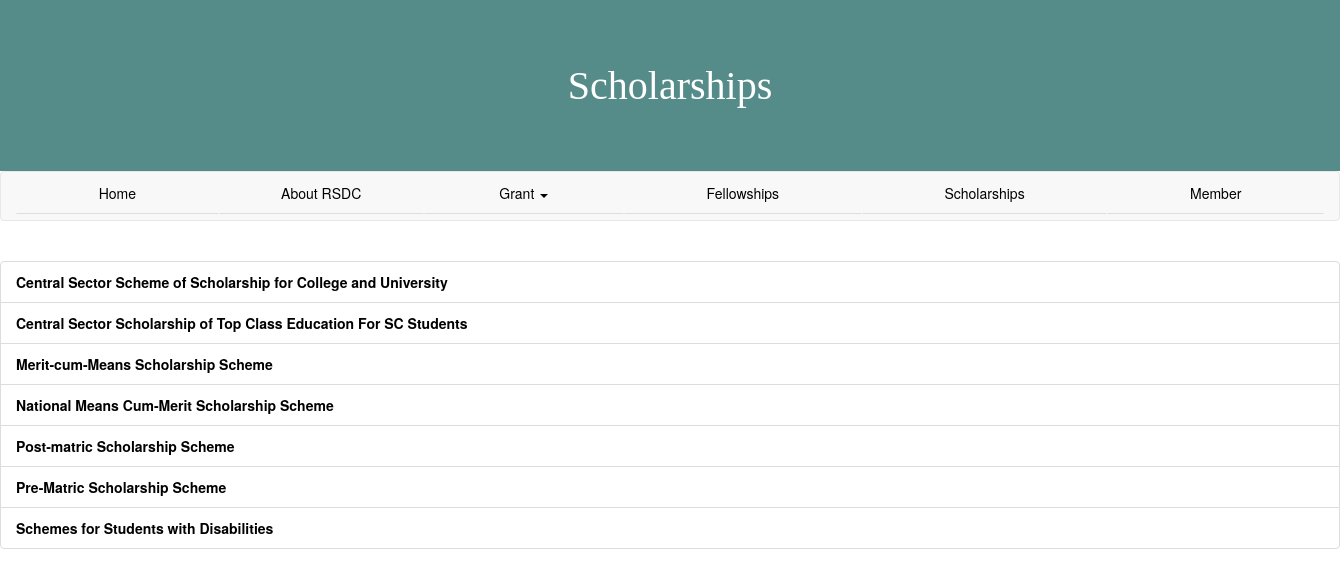
Page /Scholarships/ on the committed database.
### user/models.py (models this page shows, shortened)
class Scholarship(models.Model):
	title = models.CharField(max_length=200)
	text = models.TextField()
	link = models.CharField(max_length=200)

### user/views.py (the view)
# urls.py: url(r'^Scholarships/$',			views.scholarship_list,	name='ScholarshipList'),
def scholarship_list(request):
	user = request.user
	grants = Scholarship.objects.all()
	return render(request, 'website/Scholarships.html',{'grants':grants,'user':user})

### user/templates/website/Scholarships.html (shortened to what this page needs)
{%	extends	"website/base.html"	%}
{% load staticfiles %}
{% block title %}Scholarships{% endblock title %}
		{% block content %}
		<br>
	<div id="List">
	<ul class="list-group">
	{% for grant1 in grants %}
	<li  class="list-group-item"><a href="{%	url	"Scholarship"  title=grant1.title	%}" class="RG">{{grant1.title}}</a></li>
	{% endfor %}
	</div>
	</body>
{% endblock %}

### user/templates/website/Scholarships.html (style rules this page uses)
.RG { color:black; font-weight:bold; }

### rows in the picture
Scholarship: title "Central Sector Scheme of Scholarship for College and University"
Scholarship: title "Central Sector Scholarship of Top Class Education For SC Students"
Scholarship: title "Merit-cum-Means Scholarship Scheme"
Scholarship: title "National Means Cum-Merit Scholarship Scheme"
Scholarship: title "Post-matric Scholarship Scheme"
Scholarship: title "Pre-Matric Scholarship Scheme"
Scholarship: title "Schemes for Students with Disabilities"
